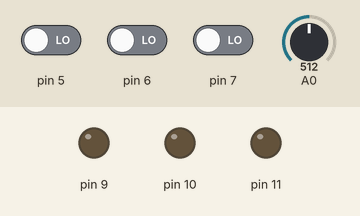
A sketch run on a simulated Arduino Uno, built with avr-gcc and run on an emulated ATmega328P. Parts: output pins drawn as LEDs (lit = HIGH). The inputs (shaded band) are chosen by the test bench; at power-on: pin 5 LOW, A0 = 512, pin 6 LOW, pin 7 LOW.

Above: at 1.2 s.
1.3 s: pin 5 driven HIGH
At 2.3 s:
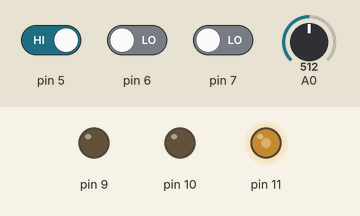
2.8 s: A0 set to 716
At 3.4 s:
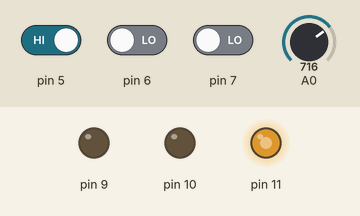
4.3 s: A0 set to 900
At 5.5 s:
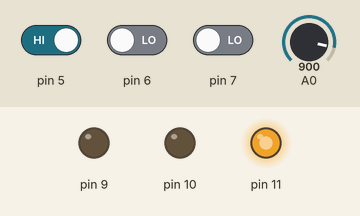
5.8 s: A0 set to 122
At 6.9 s:
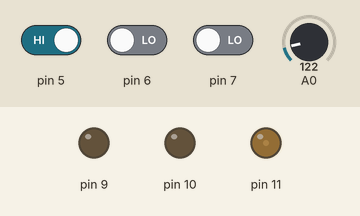
7.3 s: A0 set to 511
At 8.0 s:
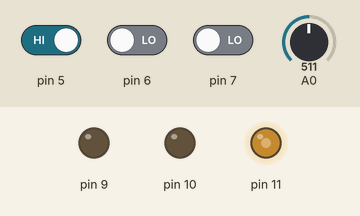
8.8 s: pin 5 driven LOW and pin 6 driven HIGH
At 9.2 s:
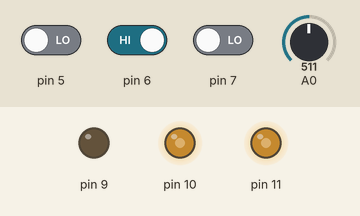
Timing chart, 0 to 11.3 s (numbered marks = the images above; inputs shaded):
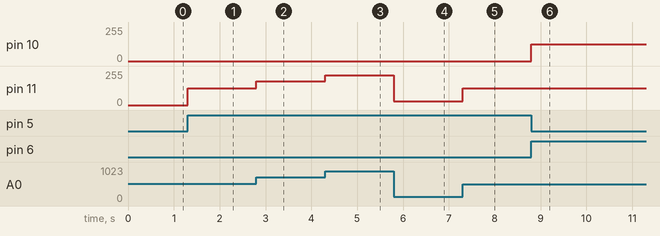

Measured:
- after the input at 1.3 s, pin 11: 0/255 → 127/255 at once
- after the input at 2.8 s, pin 11: 127/255 → 178/255 at once
- after the input at 4.3 s, pin 11: 178/255 → 224/255 at once
- after the input at 5.8 s, pin 11: 224/255 → 30/255 at once
- after the input at 7.3 s, pin 11: 30/255 → 127/255 at once
- after the input at 8.8 s, pin 10: 0/255 → 127/255 at once

The sketch:

0329_4_colorChange.ino
```cpp
// 색깔이 바뀌는 조명
void setup() {
  pinMode(A0, INPUT);
  pinMode(5, INPUT);
  pinMode(6, INPUT);
  pinMode(7, INPUT);
  pinMode(9, OUTPUT);
  pinMode(10, OUTPUT);
  pinMode(11, OUTPUT);
  Serial.begin(9600);
}

void loop() {
  int btn1 = digitalRead(5);
  int btn2 = digitalRead(6);
  int btn3 = digitalRead(7);
  int sensorValue = analogRead(A0);
  int mapValue = map(sensorValue, 0, 1023, 0, 255);

  if (btn1 == 1){
    analogWrite(11, mapValue);
  }else if(btn2 == 1){
    analogWrite(10, mapValue);
  }else if(btn3 ==1){
    analogWrite(9, mapValue);
  }
}
```
